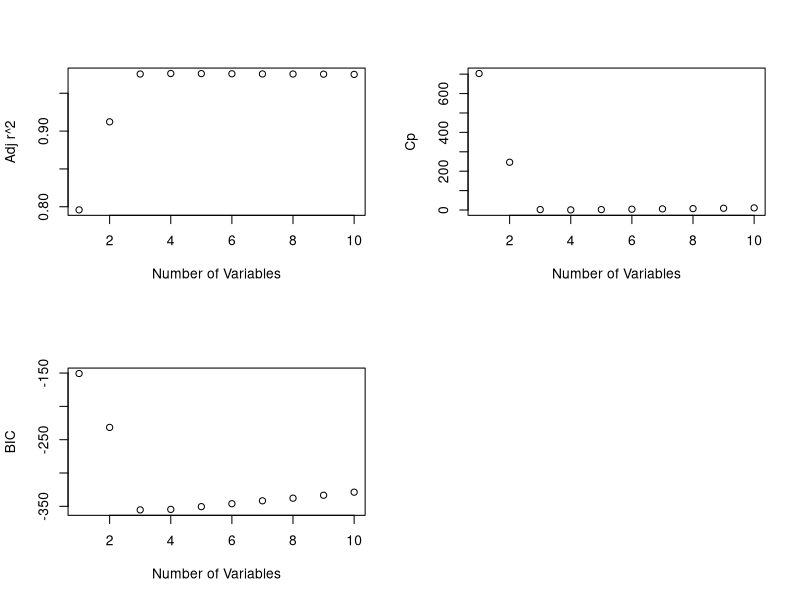
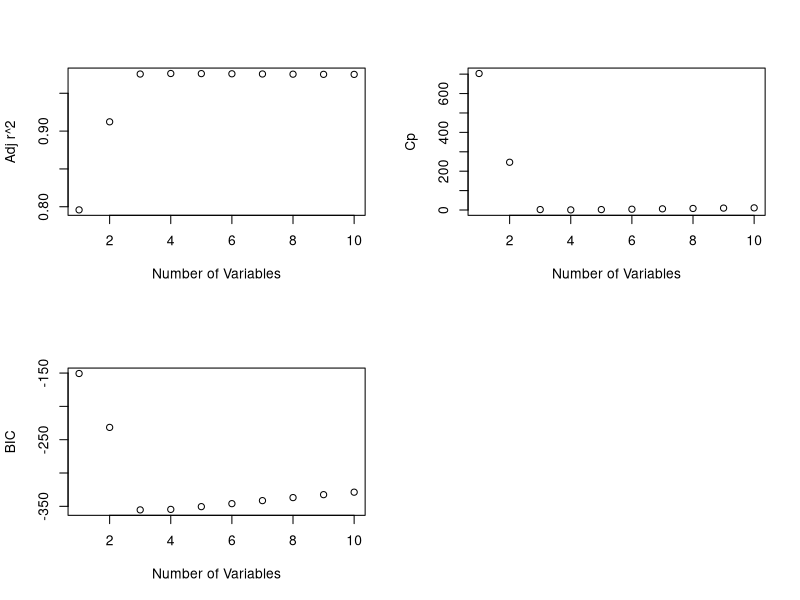
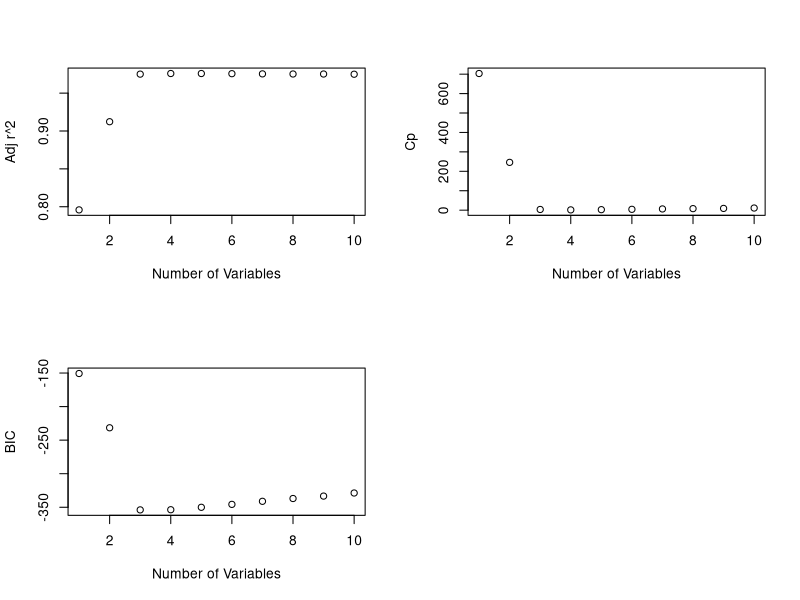
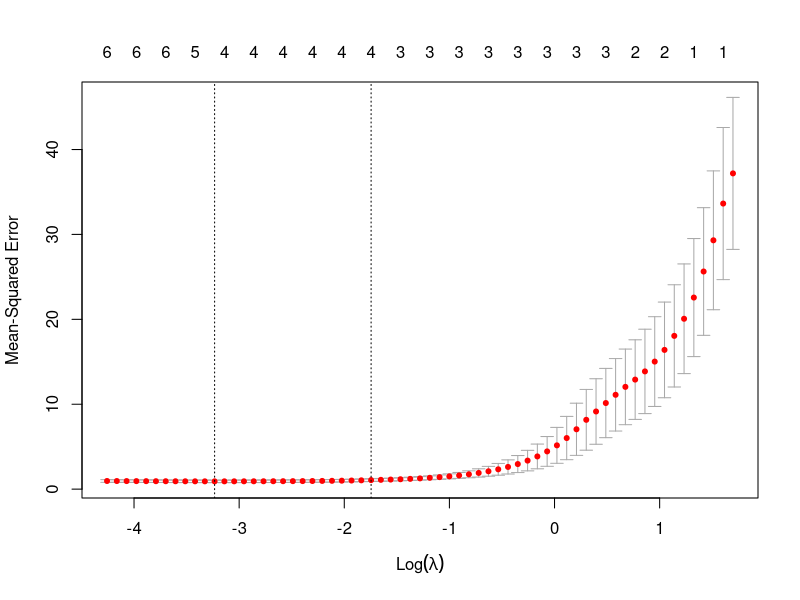
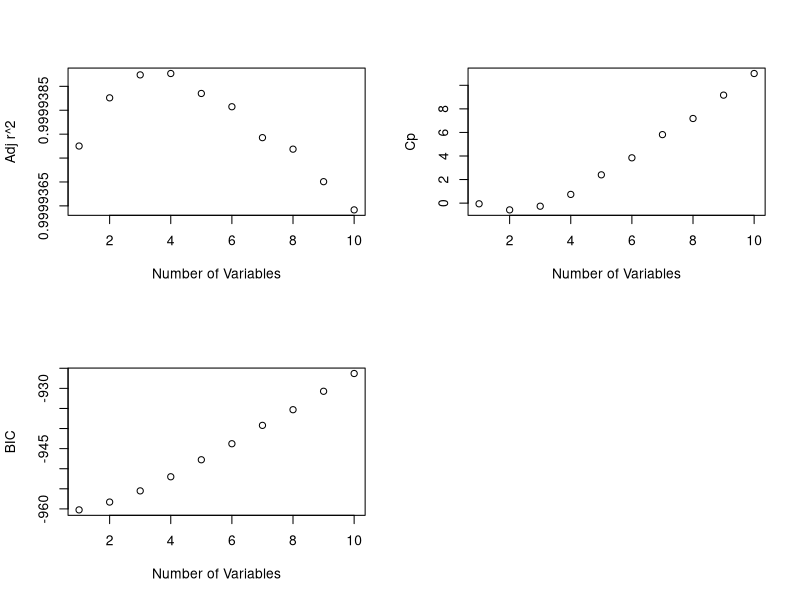
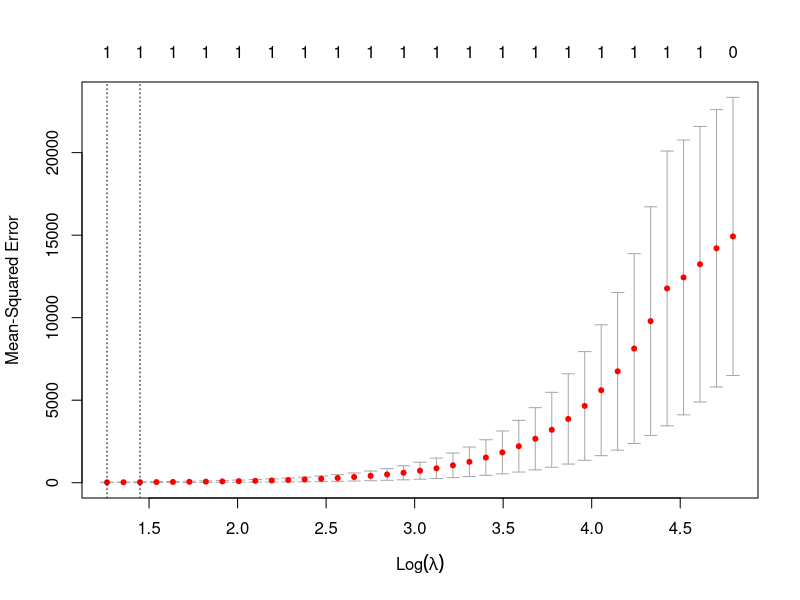

Write the R code that produced these figures, in order.
### 8(a) ###
#Generate both x and error vectors using rnorm()
set.seed(1)

x <- rnorm(100)
e <- rnorm(100)

#-----------------------------------------------------------------
### 8(b) ###
#Generate y using x and e

y = 10 + 4*x - 2*(x^2) + (x^3) + e

#Beta0 = 10, Beta1 = 4, Beta2 = -2, Beta3 = 1

#-----------------------------------------------------------------
### 8(c) ###
#The variable df will be used to capture a data frame of both x and y
df <- data.frame(x, y)
library(leaps)

#Function for plotting with Adj r2, Cp, and BIC as graphing criteria
plots <- function(fit){
  par(mfrow = c(2,2))
  ## Adj r^2 ##
  plot(fit$adjr2, xlab = "Number of Variables",
       ylab = "Adj r^2")
  print(which.max(fit$adjr2))
  
  ## Cp ##
  plot(fit$cp, xlab = "Number of Variables",
       ylab = "Cp")
  print(which.min(fit$cp))
  
  ## BIC ##
  plot(fit$bic, xlab = "Number of Variables",
       ylab = "BIC")
  print(which.min(fit$bic))
  par(mfrow = c(1,1))
}

regfit.full = regsubsets(y ~ poly(x, 10, raw = TRUE), data = df, nvmax=10)
summary(regfit.full)
regfit.summary = summary(regfit.full)
plots(regfit.summary)

#Show coefficients for models with 4 and 3 terms
coefficients(regfit.full, id = 4)
coefficients(regfit.full, id = 3)

#-----------------------------------------------------------------
### 8(d) ###
#Forward Selection
regfit.fwd =  regsubsets(y ~ poly(x, 10, raw = TRUE), data = df, nvmax=10,
                         method = "forward")
summary(regfit.fwd)
regfit.summary = summary(regfit.fwd)
#The plots for Cp, BIC, and adj r^2 is shown below.
plots(regfit.summary)
coefficients(regfit.fwd, id = 4)
coefficients(regfit.fwd, id = 3)

#________________________
#Backwards Selection
regfit.bwd =  regsubsets(y ~ poly(x, 10, raw = TRUE), data = df, nvmax=10,
                         method = "backward")
summary(regfit.bwd)
regfit.summary = summary(regfit.bwd)
#The plots are shown below.
plots(regfit.summary)
coefficients(regfit.bwd, id = 4)
coefficients(regfit.bwd, id = 3)

#-----------------------------------------------------------------
### 8(e) ###
library(glmnet)
set.seed(1)
#All possible values of lambda
grid = 10^seq(10, -2, length = 100)
X = model.matrix(df$y ~ poly(df$x, 10, raw = TRUE))

cv.out=cv.glmnet(X,df$y,alpha=1)
plot(cv.out)
bestlam=cv.out$lambda.min; bestlam

#Using the optimized lambda value in lasso regression
out = glmnet(X, df$y, alpha = 1, lambda = grid)
lasso.coef = predict(out, type = "coefficients", s = bestlam)
lasso.coef

#-----------------------------------------------------------------
### 8(f) ###

y2 = 10 + 2*(x^7) + e
df2 = data.frame(x, y2)

#Best subset
regfit.full = regsubsets(y2 ~ poly(x, 10, raw = TRUE), data = df2, nvmax=10)
regfit.sum = summary(regfit.full)
plots(regfit.sum)

coefficients(regfit.full, id = 4)
coefficients(regfit.full, id = 2)
coefficients(regfit.full, id = 1)

#Lasso
set.seed(1)
X = model.matrix(df2$y ~ poly(df2$x, 10, raw = TRUE))

cv.out=cv.glmnet(X,df2$y,alpha=1)
plot(cv.out)
bestlam=cv.out$lambda.min; bestlam

out = glmnet(X, df2$y, alpha = 1, lambda = grid)
lasso.coef = predict(out, type = "coefficients", s = bestlam)
lasso.coef
